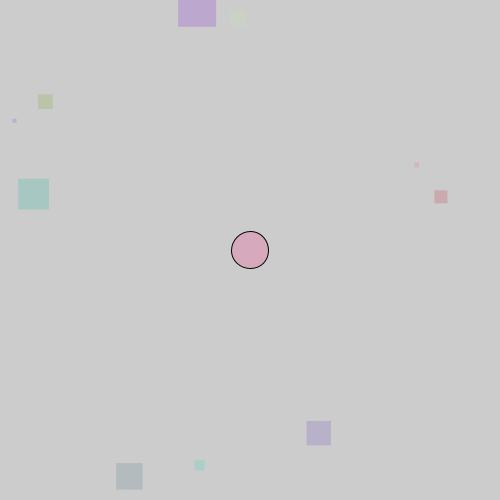
Frame 1 (no input)
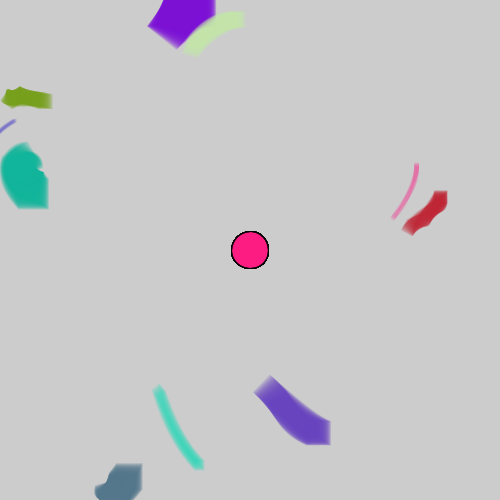
Frame 60 (the mouse pressed at the canvas centre just before this capture)
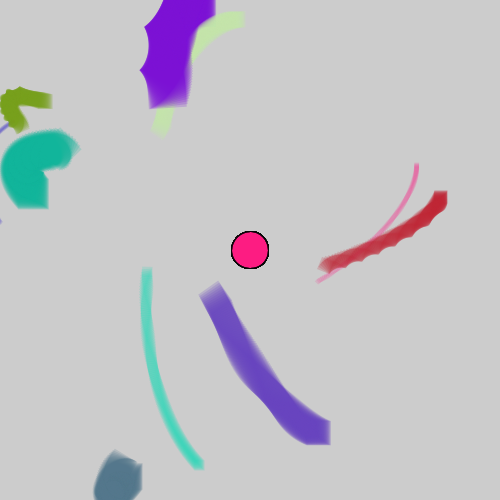
Frame 120 (the mouse held since frame 60 and released just before this capture)

The Processing sketch that drew these frames (run headless with seeded random() and noise(); from frame 60 on, the mouse is pressed at the canvas centre):

// Processing sketch: sketch_3_GravitationalForce
// ── sketch_3_GravitationalForce.pde
Mover[] movers = new Mover[10];
Attractor a;

void setup(){
  size (500,500);
  
  for (int i = 0; i <10; i++){
    movers[i] = new Mover(random(0.1,2), random(width),random(height));
  }
  a = new Attractor(random(15,20), width/2,height/2);
}

void draw(){
 // background(250);
 
  
  for (int i = 0; i <10; i++){
    PVector force = a.attract(movers[i]);
    movers[i].applyForce(force);
    movers[i].update();
    movers[i].display();
  }
  
  a.display();
  
}

// ── Attractor.pde
class Attractor {
  
  float mass, x,y,radius,diameter,G;
  PVector location;
  Mover m;
  
  Attractor(float mass, float x, float y){
    location = new PVector (x,y);
    this.mass = mass;
    G = 0.5;
  }
  
  PVector attract (Mover m) {
    PVector force = PVector.sub(location,m.location);
    float distance = force.mag();
    distance = constrain (distance,5.0,25.0);
    
    force.normalize();
    float strength = (G * this.mass * m.mass) / (distance * distance); 
    force.mult(strength);
    return force;
  }
  
  void display(){
    stroke(5);
    fill(255,23,126,50);
    ellipse(location.x,location.y, mass*2,mass*2);
  }
  
}

// ── Mover.pde
class Mover{
  
  float mass,x,y,radius,diameter,bot,top,left,right;
  float angle, aVelocity, aAccel;
  color c;
  PVector location, acceleration, velocity;
  
  Mover (float mass, float x, float y){
    this.mass = mass;

    location = new PVector (x,y);
    velocity = new PVector (random(-1,1),random(-1,1));
    acceleration = new PVector(0,0);

    this.angle = 0;
    this.aVelocity = 0;
    this.aAccel = this.acceleration.x;
    
    c = color (random(255),random(255),random(255));
    noStroke();
  }
  
  void update(){
    
     velocity.add(acceleration);
     location.add(velocity);
     
     aAccel = this.acceleration.x/10;
     aVelocity += aAccel;
     //aVelocity = constrain(aVelocity,-0.1,0.1);
     angle += aVelocity;
     
     
     acceleration.mult(0);
  }
  void display(){
     fill(c,50);
     noStroke();
     rectMode(CENTER);
     pushMatrix();
       translate(location.x,location.y);
       rotate(angle);
       rect(0,0,mass*20, mass*20);
     popMatrix();
  }
  
  void applyForce(PVector force){
    PVector addition = PVector.div(force,this.mass);
    acceleration.add(addition);
  }
  
}
